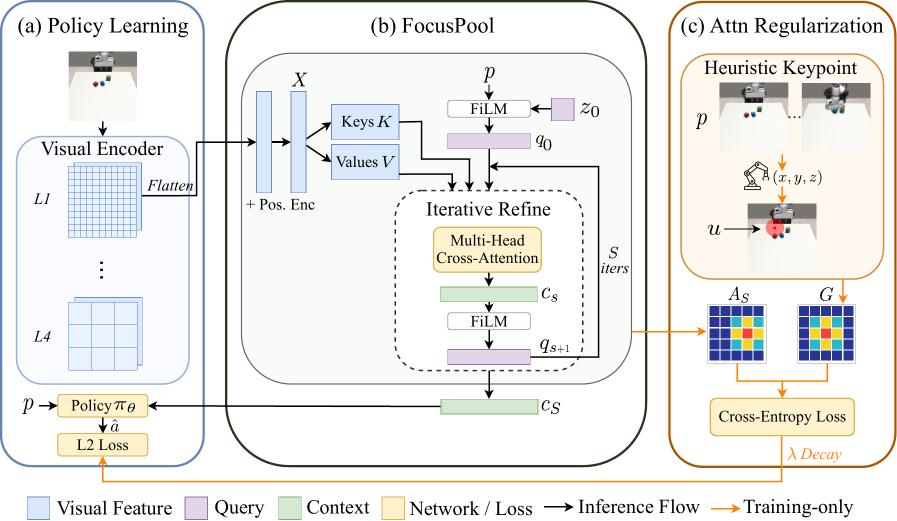
#> input picture media/method.png, 1794 x 1041 px (shown at 1/2 size)
$ python val_images_to_gif.py ../../media   (older library calls are emulated)
#> lines starting #> are read from the running program, lines starting #| are printed output that depends on the picture
"""Convert saved validation visualization images into an animated GIF."""

from __future__ import annotations

import argparse
import re
from pathlib import Path

from PIL import Image
from PIL import ImageDraw


IMAGE_EXTENSIONS = {".png", ".jpg", ".jpeg", ".webp"}
STEP_RE = re.compile(r"(?:^|[_-])step[_-]?(\d+)|train_step_(\d+)_viz")


def _resolve_image_dir(path: Path) -> Path:
    path = path.expanduser()
    if not path.exists():
        raise FileNotFoundError(f"input path does not exist: {path}")
    if not path.is_dir():
        raise NotADirectoryError(f"input path must be a directory: {path}")

    if path.name == "val":
        return path

    candidate = path / "visualization" / "val"
    if candidate.is_dir():
        return candidate

    return path


def _sort_key(path: Path) -> tuple[int, int, str]:
    step = _step_from_path(path)
    if step is None:
        return (1, 0, path.name)
    return (0, step, path.name)


def _step_from_path(path: Path) -> int | None:
    match = STEP_RE.search(path.stem)
    if match is None:
        return None
    return next(int(group) for group in match.groups() if group is not None)


def _find_images(image_dir: Path, pattern: str) -> list[Path]:
    images = [
        path
        for path in image_dir.glob(pattern)
        if path.is_file() and path.suffix.lower() in IMAGE_EXTENSIONS
    ]
    return sorted(images, key=_sort_key)


def _load_frame(path: Path, max_width: int | None) -> Image.Image:
    image = Image.open(path)
#> image is the input picture: PIL image 1794x1041 RGB; mean R, G, B 236.9, 236.4, 234.2
    image.load()
    frame = image.convert("RGB")

    if max_width is not None and max_width > 0 and frame.width > max_width:
        height = round(frame.height * (max_width / frame.width))
        frame = frame.resize((max_width, height), Image.Resampling.LANCZOS)

    return frame


def _pad_to_size(frame: Image.Image, size: tuple[int, int]) -> Image.Image:
    if frame.size == size:
        return frame
    canvas = Image.new("RGB", size, color=(0, 0, 0))
    x = (size[0] - frame.width) // 2
    y = (size[1] - frame.height) // 2
    canvas.paste(frame, (x, y))
    return canvas


def _text_size(draw: ImageDraw.ImageDraw, text: str) -> tuple[int, int]:
    if hasattr(draw, "textbbox"):
        try:
            left, top, right, bottom = draw.textbbox((0, 0), text)
            return right - left, bottom - top
        except ValueError:
            pass
    return draw.textsize(text)


def _draw_frame_label(frame: Image.Image, *, frame_idx: int, source_path: Path) -> None:
    step = _step_from_path(source_path)
    label = f"idx {frame_idx:04d}" if step is None else f"idx {frame_idx:04d}  step {step}"
    draw = ImageDraw.Draw(frame)
    text_w, text_h = _text_size(draw, label)
    pad = 5
    x0, y0 = 6, 6
    draw.rectangle(
        [x0 - pad, y0 - pad, x0 + text_w + pad, y0 + text_h + pad],
        fill=(0, 0, 0),
    )
    draw.text((x0, y0), label, fill=(255, 255, 255))


def _draw_column_labels(frame: Image.Image, *, frame_idx: int, columns: int) -> None:
    columns = int(columns)
    if columns <= 0:
        return
    draw = ImageDraw.Draw(frame)
    col_width = frame.width / columns
    pad_x = 4
    pad_y = 3

    for col_idx in range(columns):
        label = f"{frame_idx:03d}"
        text_w, text_h = _text_size(draw, label)
        col_right = round((col_idx + 1) * col_width)
        x0 = col_right - text_w - 6
        y0 = frame.height - text_h - 6
        col_left = round(col_idx * col_width)
        x0 = max(col_left + 2, min(x0, frame.width - text_w - 2))
        y0 = max(2, min(y0, frame.height - text_h - 2))
        draw.rectangle(
            [
                x0 - pad_x,
                y0 - pad_y,
                x0 + text_w + pad_x,
                y0 + text_h + pad_y,
            ],
            fill=(0, 0, 0),
        )
        draw.text((x0, y0), label, fill=(255, 255, 255))


def make_gif(
    input_dir: Path,
    output_path: Path | None,
    *,
    fps: float,
    pattern: str,
    max_width: int | None,
    frame_index: bool,
    column_index: bool,
    columns: int,
) -> Path:
    if fps <= 0:
        raise ValueError(f"fps must be positive, got {fps}")

    image_dir = _resolve_image_dir(input_dir)
    image_paths = _find_images(image_dir, pattern)
    if not image_paths:
        raise FileNotFoundError(
            f"no images found in {image_dir} matching {pattern!r}; "
            f"supported extensions: {sorted(IMAGE_EXTENSIONS)}"
        )

    frames = [_load_frame(path, max_width=max_width) for path in image_paths]
#> frames = 1 item
    max_size = (
        max(frame.width for frame in frames),
        max(frame.height for frame in frames),
    )
#> max_size = (1794, 1041)
    frames = [_pad_to_size(frame, max_size) for frame in frames]
    if column_index:
        for frame_idx, frame in enumerate(frames):
            _draw_column_labels(frame, frame_idx=frame_idx, columns=columns)
#> this loop made 1 pass
#> (frame_idx, columns in _draw_column_labels, col_width in _draw_column_labels, pad_x in _draw_column_labels, pad_y in _draw_column_labels) on pass 1: (0, 16, 112.1, 4, 3)
    if frame_index:
        for frame_idx, (frame, source_path) in enumerate(zip(frames, image_paths)):
            _draw_frame_label(frame, frame_idx=frame_idx, source_path=source_path)

    if output_path is None:
        output_path = image_dir.parent / "val_visualization.gif"
    output_path = output_path.expanduser()
    output_path.parent.mkdir(parents=True, exist_ok=True)

    duration_ms = max(1, round(1000.0 / fps))
    frames[0].save(
        output_path,
        save_all=True,
        append_images=frames[1:],
        duration=duration_ms,
        loop=0,
        optimize=False,
    )
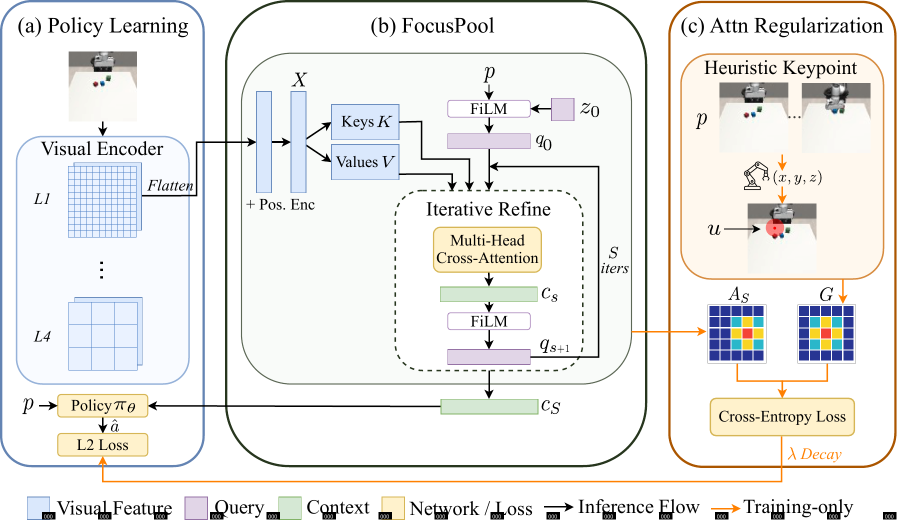
#> saved as val_visualization.gif: PIL image 1794x1041 RGB (shown at 1/2 size); mean R, G, B 236.2, 235.6, 233.5
    return output_path


def build_parser() -> argparse.ArgumentParser:
    parser = argparse.ArgumentParser(
        description=(
            "Convert validation visualization images into a low-FPS GIF. "
            "The input can be either visualization/val or a run directory "
            "that contains visualization/val."
        )
    )
    parser.add_argument(
        "input_dir",
        type=Path,
        help="Directory containing val images, or a run directory with visualization/val.",
    )
    parser.add_argument(
        "-o",
        "--output",
        type=Path,
        default=None,
        help="Output GIF path. Defaults to <run>/visualization/val_visualization.gif.",
    )
    parser.add_argument(
        "--fps",
        type=float,
        default=2.0,
        help="Frames per second for the GIF. Default: 2.0.",
    )
    parser.add_argument(
        "--pattern",
        default="*",
        help="Glob pattern inside the image directory. Default: *.",
    )
    parser.add_argument(
        "--max-width",
        type=int,
        default=None,
        help="Optionally downscale frames wider than this many pixels.",
    )
    parser.add_argument(
        "--cols",
        type=int,
        default=16,
        help="Number of grid columns to stamp with the repeated frame index. Default: 16.",
    )
    parser.add_argument(
        "--no-frame-index",
        action="store_true",
        help="Do not stamp the whole-frame index onto GIF frames.",
    )
    parser.add_argument(
        "--frame-index",
        action="store_true",
        help="Also stamp the whole GIF-frame index in the top-left corner.",
    )
    parser.add_argument(
        "--no-column-index",
        action="store_true",
        help="Do not repeat the frame index above each grid column.",
    )
    return parser


def main(argv: list[str] | None = None) -> int:
    args = build_parser().parse_args(argv)
    output_path = make_gif(
        args.input_dir,
        args.output,
        fps=args.fps,
        pattern=args.pattern,
        max_width=args.max_width,
        frame_index=args.frame_index and not args.no_frame_index,
        column_index=not args.no_column_index,
        columns=args.cols,
    )
    print(f"Saved GIF to {output_path}")
    return 0


if __name__ == "__main__":
    raise SystemExit(main())
#> (the program exits here)
